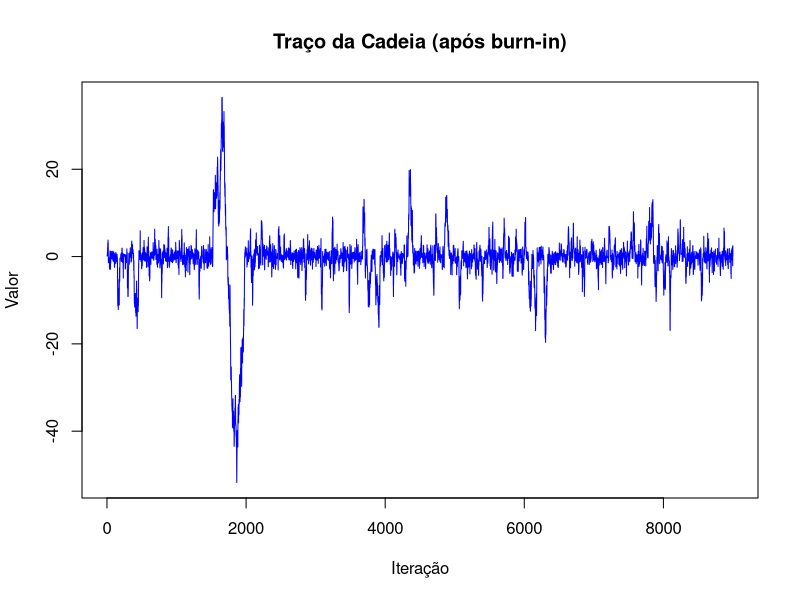
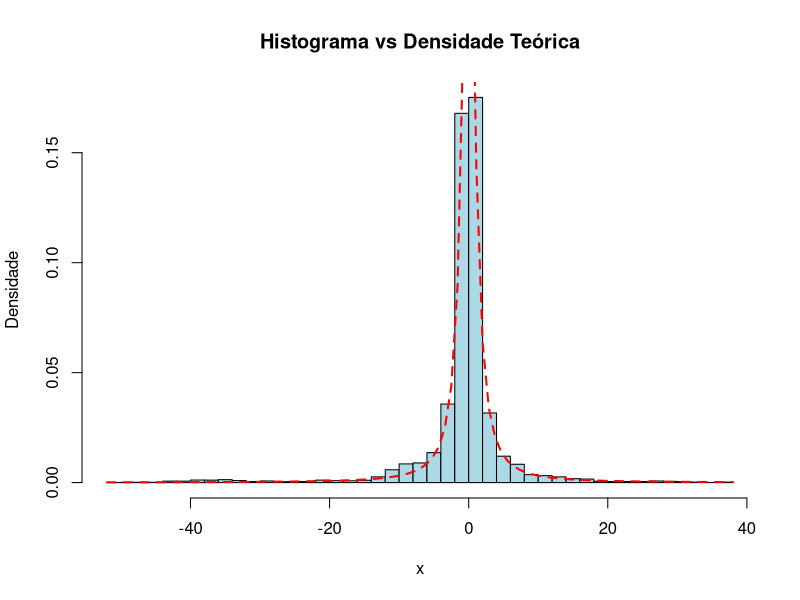

These figures' R source, in order:
pdf_cauchy <- function(x){
  result <- 1 / (pi * (1 + x^2))
  return (result)
}

mh_cauchy <- function(n, x0, sigma){
  chain <- numeric(n)
  chain[1] <- x0
  accepted = 0
  
  for (i in 2:length(chain)){
    x_current <- chain[i-1]
    
    # proposta: Normal com média de valor atual e sigma de entrada
    y <- rnorm(1, x_current, sigma)
    
    # R = f(Y) / f(x(t)) -> a g(.) se anula por ser uma normal
    ratio <- pdf_cauchy(y) / pdf_cauchy(x_current)
    
    if (runif(1) < ratio){
      chain[i] <- y 
      accepted<- accepted + 1
    } else {
      chain[i] <- x_current
    }
  }
  
  ARate <- accepted / (n-1)
  
  return(list(chain = chain, ARate = ARate))
}

n <- 10000
burn_in <- 1000

set.seed(123)  
result <- mh_cauchy(n, x0 = 5, sigma = 2)


chain <- result$chain
post_burn_chain <- chain[(burn_in + 1):n]

cat("Taxa de aceitação:", round(result$ARate, 4), "\n")

plot(post_burn_chain, type = "l", col = "blue", 
     main = "Traço da Cadeia (após burn-in)",
     xlab = "Iteração", ylab = "Valor")

hist(post_burn_chain, breaks = 50, freq = FALSE, 
     main = "Histograma vs Densidade Teórica",
     xlab = "x", ylab = "Densidade", col = "lightblue")
curve(dcauchy(x, location = 0, scale = 1), add = TRUE, 
      col = "red", lwd = 2, lty = 2)

